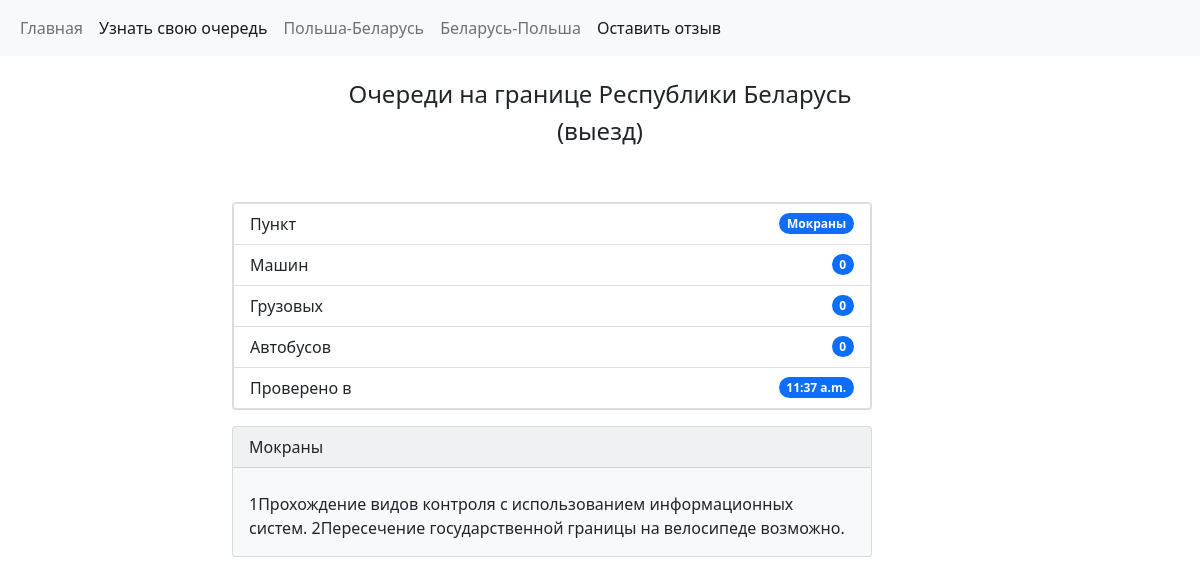
Screenshot of /mokrany with the database file from the repository.
### website/models.py (models this page shows, shortened)
class Borders(models.Model):
    location = models.CharField(max_length=100)
    cars = models.CharField(max_length=100)
    buses = models.CharField(max_length=100)
    lorries = models.CharField(max_length=100)
    text = models.TextField(max_length=1600)
    time = models.TimeField(auto_now=True)
    created = models.DateTimeField(auto_now=True)

### website/views.py (the view)
# urls.py: path('mokrany', views.mokrany, name='mokrany'),
def mokrany(request):
    obj = Borders.objects.get(location='Мокраны')
    return render(request, 'mokrany.html', {'obj': obj})

### website/templates/mokrany.html (shortened to what this page needs)
{% extends 'base.html' %}
{% block content %}
  <div class="container">
    <div class="row">
      <div class="col-sm-2">
      </div>
      <div class="col-sm-8">
            <div class="card text-dark bg-light mb-3" style="max-width: 40rem; width: 400">
                <ul class="list-group">
                  <li class="list-group-item d-flex justify-content-between align-items-center">
                    Пункт
                    <span class="badge bg-primary rounded-pill">{{ obj.location }}</span>
                  </li>
                  <li class="list-group-item d-flex justify-content-between align-items-center">
                    Машин
                    <span class="badge bg-primary rounded-pill">{{ obj.cars }}</span>
                  </li>
                  <li class="list-group-item d-flex justify-content-between align-items-center">
                    Грузовых
                    <span class="badge bg-primary rounded-pill">{{ obj.lorries }}</span>
                  </li>
                  <li class="list-group-item d-flex justify-content-between align-items-center">
                    Автобусов
                    <span class="badge bg-primary rounded-pill">{{ obj.buses }}</span>
                  </li>
                  <li class="list-group-item d-flex justify-content-between align-items-center">
                    Проверено в
                    <span class="badge bg-primary rounded-pill">{{ obj.time }}</span>
                  </li>
                </ul>
            </div>
            <div class="card text-dark bg-light mb-3" style="max-width: 40rem;">
              <div class="card-header">{{ obj.location }}</div>
              <div class="card-body">
                <p class="card-text">{{ obj.text }}</p>
              </div>
            </div>
      </div>
      <div class="col-sm-2">
      </div>
    </div>
  </div>
{% endblock %}

### rows the page displays
Borders: location "Мокраны", cars "0", lorries "0", buses "0", time "11:37 a.m.", text "1Прохождение видов контроля с использованием информационных систем. 2Пересечение государственной границы на велосипеде возможно."
